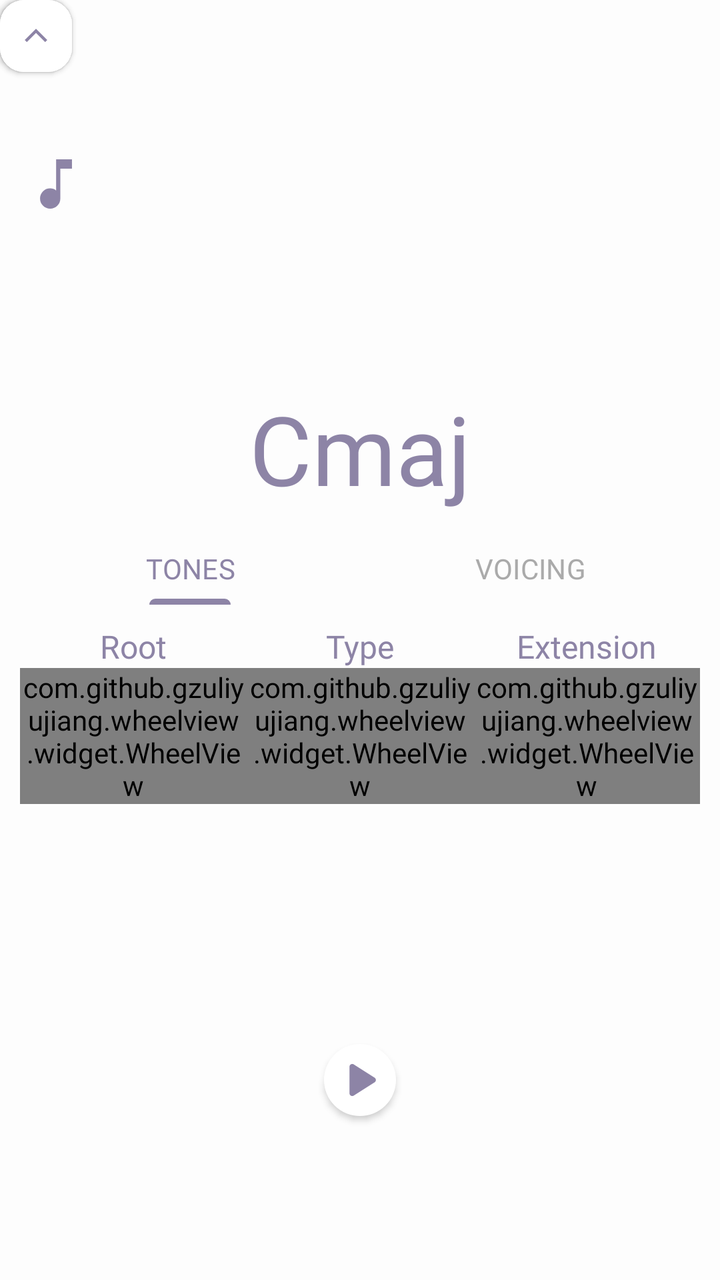
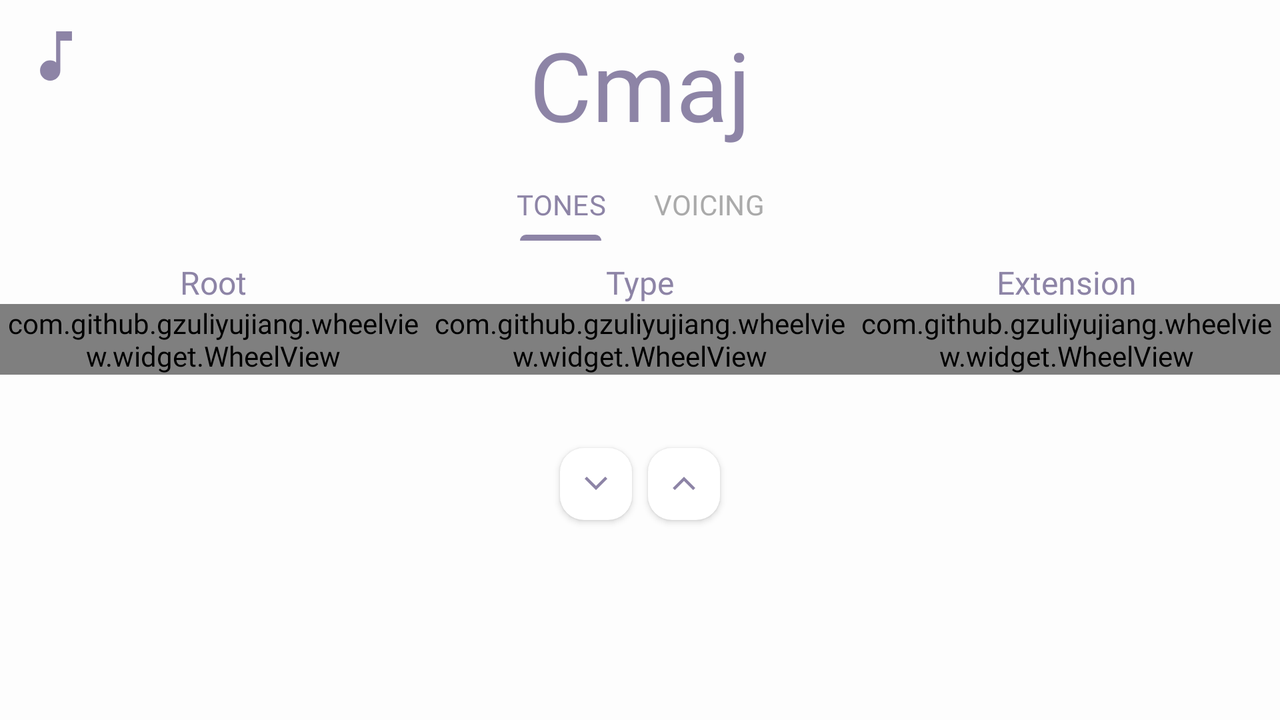

An Android layout and its configuration variant, each rendered on a device that would load it. The default file and the variant file are quoted in full after the pictures.
<!-- AndroidManifest.xml: application theme Base.Theme.ChordSense -->
<!-- res/layout/fragment_chords.xml -->
<?xml version="1.0" encoding="utf-8"?>
<androidx.constraintlayout.widget.ConstraintLayout
    xmlns:android="http://schemas.android.com/apk/res/android"
    xmlns:app="http://schemas.android.com/apk/res-auto"
    xmlns:tools="http://schemas.android.com/tools"
    android:layout_width="match_parent"
    android:layout_height="match_parent"
    tools:context=".ui.chords.ChordsFragment" >

    <androidx.constraintlayout.widget.Guideline
        android:id="@+id/keyboard_guideline"
        android:layout_width="wrap_content"
        android:layout_height="wrap_content"
        android:orientation="horizontal"
        app:layout_constraintGuide_percent="0.75" />


    <androidx.constraintlayout.widget.Guideline
        android:id="@+id/top_border"
        android:layout_width="wrap_content"
        android:layout_height="wrap_content"
        android:orientation="horizontal"
        app:layout_constraintGuide_percent="0.10" />

    <androidx.constraintlayout.widget.Guideline
        android:id="@+id/bottom_border"
        android:layout_width="wrap_content"
        android:layout_height="wrap_content"
        android:orientation="horizontal"
        app:layout_constraintGuide_percent="0.90" />

    <androidx.constraintlayout.widget.Guideline
        android:id="@+id/middle"
        android:layout_width="wrap_content"
        android:layout_height="wrap_content"
        android:orientation="vertical"
        app:layout_constraintGuide_percent="0.5" />

    <androidx.constraintlayout.widget.Guideline
        android:id="@+id/top_guideline"
        android:layout_width="wrap_content"
        android:layout_height="wrap_content"
        android:orientation="horizontal"
        app:layout_constraintGuide_percent="0.25" />

        <ImageButton
            android:id="@+id/octave_down"
            android:layout_width="36dp"
            android:layout_height="36dp"
            android:background="@drawable/rect_12dp"
            android:src="@drawable/keyboard_arrow_down_24dp_5f6368_fill0_wght300_grad0_opsz24"
            android:layout_marginHorizontal="4dp" />

        <ImageButton
            android:id="@+id/octave_up"
            android:layout_width="36dp"
            android:layout_height="36dp"
            android:background="@drawable/rect_12dp"
            android:src="@drawable/keyboard_arrow_up_24dp_5f6368_fill0_wght300_grad0_opsz24"
            android:layout_marginHorizontal="4dp" />


    <ImageButton
        android:id="@+id/play"
        android:layout_width="36dp"
        android:layout_height="36dp"
        android:src="@drawable/play"
        android:background="@drawable/circle"
        app:layout_constraintLeft_toLeftOf="parent"
        app:layout_constraintRight_toRightOf="parent"
        app:layout_constraintTop_toBottomOf="@id/keyboard_container"/>

    <Button
        android:id="@+id/sound_preset"
        android:layout_width="36dp"
        android:layout_height="36dp"
        android:layout_marginVertical="10dp"
        android:layout_marginLeft="10dp"        android:background="@drawable/music_note_24dp_5f6368_fill0_wght300_grad_25_opsz24"
        app:layout_constraintTop_toTopOf="@id/top_border"
        app:layout_constraintLeft_toLeftOf="parent" />




    <include android:id="@+id/chord_menu"
        android:layout_width="match_parent"
        android:layout_height="wrap_content"
        android:layout_marginHorizontal="10dp"
        layout="@layout/chord_menu1"
        app:layout_constraintBottom_toBottomOf="parent"
        app:layout_constraintLeft_toLeftOf="parent"
        app:layout_constraintRight_toRightOf="parent"
        app:layout_constraintTop_toTopOf="parent"/>

    <HorizontalScrollView
        android:id="@+id/keyboard_container"
        android:layout_width="0dp"
        android:layout_height="0dp"
        android:scrollbars="none"
        android:elevation="11dp"
        android:requiresFadingEdge="horizontal"
        android:fadingEdgeLength="0dp"
        android:ellipsize="none"
        android:layout_marginHorizontal="10dp"
        app:layout_constraintHeight_percent="0.1"
        app:layout_constraintTop_toBottomOf="@id/chord_menu"
        app:layout_constraintRight_toRightOf="parent"
        app:layout_constraintLeft_toLeftOf="parent">

        <androidx.constraintlayout.widget.ConstraintLayout
            android:id="@+id/keyboard"
            android:layout_width="wrap_content"
            android:layout_height="100dp">
        </androidx.constraintlayout.widget.ConstraintLayout>

    </HorizontalScrollView>

</androidx.constraintlayout.widget.ConstraintLayout>
<!-- res/layout/chord_menu1.xml (included above) -->
<?xml version="1.0" encoding="utf-8"?>
<LinearLayout xmlns:android="http://schemas.android.com/apk/res/android"
    android:id="@+id/chord_menu"
    android:layout_width="match_parent"
    android:layout_height="wrap_content"
    xmlns:app="http://schemas.android.com/apk/res-auto"
    android:gravity="center"
    android:clipChildren="false"
    android:orientation="vertical">

    <androidx.constraintlayout.widget.ConstraintLayout
        android:layout_width="match_parent"
        android:layout_height="wrap_content"
        android:clipChildren="false">


        
        
        
        
        
        
        
        

        

        <TextView
            android:id="@+id/chord_name"
            android:layout_width="wrap_content"
            android:layout_height="wrap_content"
            android:textAlignment="center"
            android:stateListAnimator="@animator/button_state_list_anim"
            android:text="Cmaj"
            android:textSize="48sp"
            android:padding="10dp"
            android:textColor="?attr/colorPrimary"
            app:layout_constraintLeft_toLeftOf="parent"
            app:layout_constraintRight_toRightOf="parent"
            app:layout_constraintTop_toTopOf="parent"
            app:layout_constraintBottom_toBottomOf="parent"/>

        
        
        
        
        
        
        
        
        
        
        


    </androidx.constraintlayout.widget.ConstraintLayout>



    <com.google.android.material.tabs.TabLayout
        android:id="@+id/chord_menu_tabs"
        android:layout_width="match_parent"
        android:layout_height="36dp"
        android:gravity="center"
        android:background="@null"
        app:tabTextAppearance="@style/tab_text"
        app:tabTextColor="?attr/textInactiveColor"
        app:tabGravity="fill"
        app:tabMode="fixed"
        app:tabSelectedTextColor="?attr/colorPrimary">

        <com.google.android.material.tabs.TabItem
            android:layout_width="wrap_content"

            android:layout_height="wrap_content"
            android:text="TONES"/>

        <com.google.android.material.tabs.TabItem
            android:layout_width="wrap_content"
            android:layout_height="wrap_content"
            android:text="VOICING"/>

    </com.google.android.material.tabs.TabLayout>

    <androidx.constraintlayout.widget.ConstraintLayout
        android:id="@+id/chord_menu_tab"
        android:layout_width="match_parent"
        android:layout_height="wrap_content">

        <androidx.constraintlayout.widget.ConstraintLayout
            android:id="@+id/tones_tab"
            android:layout_width="match_parent"
            android:layout_height="wrap_content">

            <androidx.constraintlayout.widget.Guideline
                android:id="@+id/middle"
                android:layout_width="wrap_content"
                android:layout_height="wrap_content"
                android:orientation="vertical"
                app:layout_constraintGuide_percent="0.5" />

            <LinearLayout
                android:id="@+id/labels"
                android:layout_marginTop="10dp"
                android:layout_width="match_parent"
                android:layout_height="wrap_content"
                android:orientation="horizontal"
                android:gravity="center"
                app:layout_constraintTop_toTopOf="parent">

                <TextView
                    android:layout_width="0dp"
                    android:layout_height="wrap_content"
                    android:text="Root"
                    android:textSize="16sp"
                    android:fontFamily="@font/inter_regular"
                    android:textColor="?attr/colorPrimary"
                    android:layout_weight="1"
                    android:textAlignment="center"/>

                <TextView
                    android:layout_width="0dp"
                    android:layout_height="wrap_content"
                    android:text="Type"
                    android:textSize="16sp"
                    android:fontFamily="@font/inter_regular"
                    android:textColor="?attr/colorPrimary"
                    android:layout_weight="1"
                    android:textAlignment="center"/>

                <TextView
                    android:layout_width="0dp"
                    android:layout_height="wrap_content"
                    android:text="Extension"
                    android:fontFamily="@font/inter_regular"
                    android:textSize="16sp"
                    android:textColor="?attr/colorPrimary"
                    android:layout_weight="1"
                    android:textAlignment="center"/>

            </LinearLayout>

            <LinearLayout
                android:id="@+id/pickers"
                android:layout_width="match_parent"
                android:layout_height="wrap_content"
                android:orientation="horizontal"
                android:gravity="center"
                app:layout_constraintTop_toBottomOf="@id/labels">

                <com.github.gzuliyujiang.wheelview.widget.WheelView
                    android:id="@+id/root_picker"
                    android:layout_width="0dp"
                    android:layout_height="wrap_content"
                    android:layout_weight="1"
                    app:wheel_cyclicEnabled="true"
                    app:wheel_visibleItemCount="3"
                    app:wheel_itemTextSize="16sp"
                    app:wheel_itemTextSizeSelected="18sp"
                    app:wheel_itemTextColorSelected="?attr/colorPrimary"
                    app:wheel_indicatorEnabled="false" />

                <com.github.gzuliyujiang.wheelview.widget.WheelView
                    android:id="@+id/type_picker"
                    android:layout_width="0dp"
                    android:layout_height="wrap_content"
                    android:layout_weight="1"
                    app:wheel_cyclicEnabled="true"
                    app:wheel_visibleItemCount="3"
                    app:wheel_itemTextSize="16sp"
                    app:wheel_itemTextSizeSelected="18sp"
                    app:wheel_itemTextColorSelected="?attr/colorPrimary"
                    app:wheel_indicatorEnabled="false" />

                <com.github.gzuliyujiang.wheelview.widget.WheelView
                    android:id="@+id/extension_picker"
                    android:layout_width="0dp"
                    android:layout_height="wrap_content"
                    android:layout_weight="1"
                    app:wheel_cyclicEnabled="true"
                    app:wheel_visibleItemCount="3"
                    app:wheel_itemTextSize="16sp"
                    app:wheel_itemTextSizeSelected="18sp"
                    app:wheel_itemTextColorSelected="?attr/colorPrimary"
                    app:wheel_indicatorEnabled="false" />

            </LinearLayout>

        </androidx.constraintlayout.widget.ConstraintLayout>

        <androidx.constraintlayout.widget.ConstraintLayout
            android:id="@+id/voicing_tab"
            android:layout_width="match_parent"
            android:layout_height="0dp"
            app:layout_constraintTop_toTopOf="parent"
            app:layout_constraintBottom_toBottomOf="parent"
            android:clipToOutline="false"
            android:clipChildren="false"
            android:clipToPadding="false"
            android:paddingTop="10dp"

            android:visibility="invisible">

            <LinearLayout
                android:id="@+id/buttons"
                android:layout_width="wrap_content"
                android:layout_height="wrap_content"
                android:orientation="horizontal"
                app:layout_constraintLeft_toLeftOf="parent"
                app:layout_constraintRight_toRightOf="parent"
                app:layout_constraintTop_toTopOf="parent">


                <Button
                    android:id="@+id/invert_down"
                    android:layout_width="24dp"
                    android:layout_height="24dp"
                    android:background="@drawable/keyboard_arrow_down_24dp_5f6368_fill0_wght300_grad0_opsz24"
                    android:alpha="0.6"
                    android:layout_margin="10dp" />


                <Button
                    android:id="@+id/voicing_remove"
                    android:layout_width="24dp"
                    android:layout_height="24dp"
                    android:background="@drawable/delete_24dp_5f6368_fill0_wght300_grad0_opsz24"
                    android:alpha="0.6"
                    android:layout_margin="10dp" />

                <Button
                    android:id="@+id/voicing_add"
                    android:layout_width="24dp"
                    android:layout_height="24dp"
                    android:background="@drawable/plus"
                    android:alpha="0.6"

                    android:layout_margin="10dp" />

                <Button
                    android:id="@+id/invert_up"
                    android:layout_width="24dp"
                    android:layout_height="24dp"
                    android:background="@drawable/keyboard_arrow_up_24dp_5f6368_fill0_wght300_grad0_opsz24"
                    android:alpha="0.6"
                    android:layout_margin="10dp" />


            </LinearLayout>
            <androidx.recyclerview.widget.RecyclerView
                android:id="@+id/voicing_editor"
                android:layout_width="wrap_content"
                android:layout_height="wrap_content"
                android:clipToOutline="false"
                android:clipChildren="false"
                android:clipToPadding="false"
                android:orientation="horizontal"
                android:scrollbars="none"
                app:layout_constraintLeft_toLeftOf="parent"
                app:layout_constraintRight_toRightOf="parent"
                app:layout_constraintTop_toBottomOf="@id/buttons"
                app:layoutManager="androidx.recyclerview.widget.LinearLayoutManager" />











        </androidx.constraintlayout.widget.ConstraintLayout>

    </androidx.constraintlayout.widget.ConstraintLayout>



    <LinearLayout
        android:layout_width="match_parent"
        android:layout_height="56dp"
        android:orientation="horizontal"
        android:gravity="center">



















    </LinearLayout>




</LinearLayout>
<!-- resources referenced by this layout -->
<resources>
  <!-- drawable circle (drawable) -->
  <shape xmlns:android="http://schemas.android.com/apk/res/android"
      android:shape="oval">
      <solid android:color="?attr/colorSurface" />
  
  </shape>
  <!-- drawable keyboard_arrow_down_24dp_5f6368_fill0_wght300_grad0_opsz24 (drawable) -->
  <vector xmlns:android="http://schemas.android.com/apk/res/android"
      android:width="24dp"
      android:height="24dp"
      android:viewportWidth="960"
      android:viewportHeight="960">
    <path
        android:pathData="M480,602.15 L253.85,376 296,333.85l184,184 184,-184L706.15,376 480,602.15Z"
        android:fillColor="?attr/colorPrimary"/>
  </vector>
  <!-- drawable keyboard_arrow_up_24dp_5f6368_fill0_wght300_grad0_opsz24 (drawable) -->
  <vector xmlns:android="http://schemas.android.com/apk/res/android"
      android:width="24dp"
      android:height="24dp"
      android:viewportWidth="960"
      android:viewportHeight="960">
    <path
        android:pathData="m480,418.15 l-184,184L253.85,560 480,333.85 706.15,560 664,602.15l-184,-184Z"
        android:fillColor="?attr/colorPrimary"/>
  </vector>
  <!-- drawable plus (drawable) -->
  <vector xmlns:android="http://schemas.android.com/apk/res/android"
      android:width="24dp"
      android:height="24dp"
      android:viewportWidth="960"
      android:viewportHeight="960">
    <path
        android:pathData="M450,510L220,510v-60h230v-230h60v230h230v60L510,510v230h-60v-230Z"
        android:fillColor="?attr/colorPrimary"/>
  </vector>
  <!-- drawable rect_12dp (drawable) -->
  <shape xmlns:android="http://schemas.android.com/apk/res/android"
      android:shape="rectangle">
      <solid android:color="?attr/colorSurface" />
  
      <corners android:radius="12dp" />
  
  </shape>
  <style name="tab_text" parent="@android:style/TextAppearance.Widget.TabWidget">
          <item name="android:textSize">14sp</item>
          <item name="android:fontFamily">@font/inter_medium</item>
  
  
      </style>
  <style name="App.Custom.Indicator" parent="Widget.Material3.BottomNavigationView.ActiveIndicator">
          <item name="android:color">?attr/indicatorColor</item>
  
      </style>
  <style name="BtnPressedStyle" parent="Widget.AppCompat.ImageButton">
          <item name="android:iconTint">?attr/colorPrimary</item>
  
      </style>
  <color name="black">#FF000000</color>
  <!-- drawable splash_screen (drawable) -->
  <?xml version="1.0" encoding="utf-8"?>
  <layer-list xmlns:android="http://schemas.android.com/apk/res/android">
      <item
          android:width="48dp"
          android:height="72dp"
          android:drawable="@drawable/logo"
          android:gravity="center" />
  </layer-list>
  <style name="spinnerItemStyle">
          <item name="android:textColor">?attr/colorPrimary</item>
          <item name="android:layout_width">match_parent</item>
          <item name="android:layout_height">wrap_content</item>
          <item name="android:layout_margin">5dp</item>
          <item name="android:gravity">center</item>
          <item name="android:textSize">20sp</item>
          <item name="android:layout_centerInParent">true</item>
  
      </style>
  <style name="outlinedButton" parent="buttonStyle">
          <item name="android:background">@drawable/button_outlined</item>
          <item name="android:textColor">?attr/colorPrimary</item>
  
      </style>
  <style name="filledBox" parent="buttonStyle">
          <item name="android:layout_width">90dp</item>
          <item name="android:layout_height">90dp</item>
          <item name="android:scaleType">center</item>
          <item name="android:background">@drawable/box</item>
      </style>
  <color name="purple1">#8d84a6</color>
  <style name="setting">
          <item name="android:textSize">20sp</item>
      </style>
  <color name="red">#FFFF0000</color>
  <!-- drawable button_outlined (drawable) -->
  <shape xmlns:android="http://schemas.android.com/apk/res/android"
      android:shape="rectangle">
  
      <corners android:radius="12dp" />
      <stroke
          android:width="2dp"
          android:color="?attr/colorPrimary" />
  </shape>
  <!-- some entries are left out for length -->
</resources>
<!-- res/layout-land/fragment_chords.xml (the repository's variant of the layout above) -->
<!-- drawn on the phone turned sideways -->
<?xml version="1.0" encoding="utf-8"?>
<androidx.constraintlayout.widget.ConstraintLayout
    xmlns:android="http://schemas.android.com/apk/res/android"
    xmlns:app="http://schemas.android.com/apk/res-auto"
    xmlns:tools="http://schemas.android.com/tools"
    android:layout_width="match_parent"
    android:layout_height="match_parent"
    android:clipChildren="false"
    android:animateLayoutChanges="true"
    android:paddingTop="0dp"
    tools:context=".ui.chords.ChordsFragment" >


    <androidx.constraintlayout.widget.Guideline
        android:id="@+id/chord_guideline"
        android:layout_width="wrap_content"
        android:layout_height="wrap_content"
        android:orientation="horizontal"
        app:layout_constraintGuide_percent="0.15" />


    <androidx.constraintlayout.widget.Guideline
        android:id="@+id/top_border"
        android:layout_width="wrap_content"
        android:layout_height="wrap_content"
        android:orientation="horizontal"
        app:layout_constraintGuide_percent="0.07" />

    <androidx.constraintlayout.widget.Guideline
        android:id="@+id/bottom_border"
        android:layout_width="wrap_content"
        android:layout_height="wrap_content"
        android:orientation="horizontal"
        app:layout_constraintGuide_percent="0.90" />

    <androidx.constraintlayout.widget.Guideline
        android:id="@+id/middle"
        android:layout_width="wrap_content"
        android:layout_height="wrap_content"
        android:orientation="vertical"
        app:layout_constraintGuide_percent="0.5" />


    <androidx.constraintlayout.widget.Guideline
        android:id="@+id/menu_guideline"
        android:layout_width="wrap_content"
        android:layout_height="wrap_content"
        android:orientation="horizontal"
        app:layout_constraintGuide_percent="0.15" />


    <include
        android:clipChildren="false"
        android:layout_width="0dp"
        android:layout_height="wrap_content"
        layout="@layout/chord_menu1"
        app:layout_constraintLeft_toLeftOf="parent"
        app:layout_constraintRight_toRightOf="parent"
        app:layout_constraintTop_toTopOf="parent" />


    <Button
        android:id="@+id/sound_preset"
        android:layout_width="36dp"
        android:layout_height="36dp"
        android:layout_marginVertical="10dp"
        android:layout_marginRight="4dp"
        android:layout_marginLeft="10dp"
        android:background="@drawable/music_note_24dp_5f6368_fill0_wght300_grad_25_opsz24"
        app:layout_constraintTop_toTopOf="parent"
        app:layout_constraintLeft_toLeftOf="parent"/>

































    <LinearLayout
        android:id="@+id/a12"
        android:layout_width="match_parent"
        android:layout_height="56dp"
        android:orientation="horizontal"
        android:gravity="center"
        android:elevation="20dp"
        app:layout_constraintBottom_toTopOf="@id/keyboard">

        <ImageButton
            android:id="@+id/octave_down"
            android:layout_width="36dp"
            android:layout_height="36dp"
            android:background="@drawable/rect_12dp"
            android:src="@drawable/keyboard_arrow_down_24dp_5f6368_fill0_wght300_grad0_opsz24"
            android:layout_marginHorizontal="4dp" />

        <ImageButton
            android:id="@+id/octave_up"
            android:layout_width="36dp"
            android:layout_height="36dp"
            android:background="@drawable/rect_12dp"
            android:src="@drawable/keyboard_arrow_up_24dp_5f6368_fill0_wght300_grad0_opsz24"
            android:layout_marginHorizontal="4dp" />

    </LinearLayout>

    <androidx.constraintlayout.widget.ConstraintLayout
        android:id="@+id/keyboard"
        android:layout_width="wrap_content"
        android:layout_height="80dp"
        android:clipToPadding="false"
        android:clipChildren="false"
        app:layout_constraintWidth_percent="0.9"
        android:layout_marginBottom="10dp"
        app:layout_constraintBottom_toBottomOf="parent"
        app:layout_constraintRight_toRightOf="parent"
        app:layout_constraintLeft_toLeftOf="parent">
    </androidx.constraintlayout.widget.ConstraintLayout>


</androidx.constraintlayout.widget.ConstraintLayout>
<!-- resources referenced by the variant -->
<!-- as the phone turned sideways resolves them -->
<resources>
  <!-- drawable keyboard_arrow_down_24dp_5f6368_fill0_wght300_grad0_opsz24 (drawable) -->
  <vector xmlns:android="http://schemas.android.com/apk/res/android"
      android:width="24dp"
      android:height="24dp"
      android:viewportWidth="960"
      android:viewportHeight="960">
    <path
        android:pathData="M480,602.15 L253.85,376 296,333.85l184,184 184,-184L706.15,376 480,602.15Z"
        android:fillColor="?attr/colorPrimary"/>
  </vector>
  <!-- drawable keyboard_arrow_up_24dp_5f6368_fill0_wght300_grad0_opsz24 (drawable) -->
  <vector xmlns:android="http://schemas.android.com/apk/res/android"
      android:width="24dp"
      android:height="24dp"
      android:viewportWidth="960"
      android:viewportHeight="960">
    <path
        android:pathData="m480,418.15 l-184,184L253.85,560 480,333.85 706.15,560 664,602.15l-184,-184Z"
        android:fillColor="?attr/colorPrimary"/>
  </vector>
  <!-- drawable plus (drawable) -->
  <vector xmlns:android="http://schemas.android.com/apk/res/android"
      android:width="24dp"
      android:height="24dp"
      android:viewportWidth="960"
      android:viewportHeight="960">
    <path
        android:pathData="M450,510L220,510v-60h230v-230h60v230h230v60L510,510v230h-60v-230Z"
        android:fillColor="?attr/colorPrimary"/>
  </vector>
  <!-- drawable rect_12dp (drawable) -->
  <shape xmlns:android="http://schemas.android.com/apk/res/android"
      android:shape="rectangle">
      <solid android:color="?attr/colorSurface" />
  
      <corners android:radius="12dp" />
  
  </shape>
  <style name="tab_text" parent="@android:style/TextAppearance.Widget.TabWidget">
          <item name="android:textSize">14sp</item>
          <item name="android:fontFamily">@font/inter_medium</item>
  
  
      </style>
  <style name="App.Custom.Indicator" parent="Widget.Material3.BottomNavigationView.ActiveIndicator">
          <item name="android:color">?attr/indicatorColor</item>
  
      </style>
  <style name="BtnPressedStyle" parent="Widget.AppCompat.ImageButton">
          <item name="android:iconTint">?attr/colorPrimary</item>
  
      </style>
  <color name="black">#FF000000</color>
  <!-- drawable splash_screen (drawable) -->
  <?xml version="1.0" encoding="utf-8"?>
  <layer-list xmlns:android="http://schemas.android.com/apk/res/android">
      <item
          android:width="48dp"
          android:height="72dp"
          android:drawable="@drawable/logo"
          android:gravity="center" />
  </layer-list>
  <style name="spinnerItemStyle">
          <item name="android:textColor">?attr/colorPrimary</item>
          <item name="android:layout_width">match_parent</item>
          <item name="android:layout_height">wrap_content</item>
          <item name="android:layout_margin">5dp</item>
          <item name="android:gravity">center</item>
          <item name="android:textSize">20sp</item>
          <item name="android:layout_centerInParent">true</item>
  
      </style>
  <style name="outlinedButton" parent="buttonStyle">
          <item name="android:background">@drawable/button_outlined</item>
          <item name="android:textColor">?attr/colorPrimary</item>
  
      </style>
  <style name="filledBox" parent="buttonStyle">
          <item name="android:layout_width">90dp</item>
          <item name="android:layout_height">90dp</item>
          <item name="android:scaleType">center</item>
          <item name="android:background">@drawable/box</item>
      </style>
  <color name="purple1">#8d84a6</color>
  <style name="setting">
          <item name="android:textSize">20sp</item>
      </style>
  <color name="red">#FFFF0000</color>
  <!-- drawable button_outlined (drawable) -->
  <shape xmlns:android="http://schemas.android.com/apk/res/android"
      android:shape="rectangle">
  
      <corners android:radius="12dp" />
      <stroke
          android:width="2dp"
          android:color="?attr/colorPrimary" />
  </shape>
  <!-- some entries are left out for length -->
</resources>
